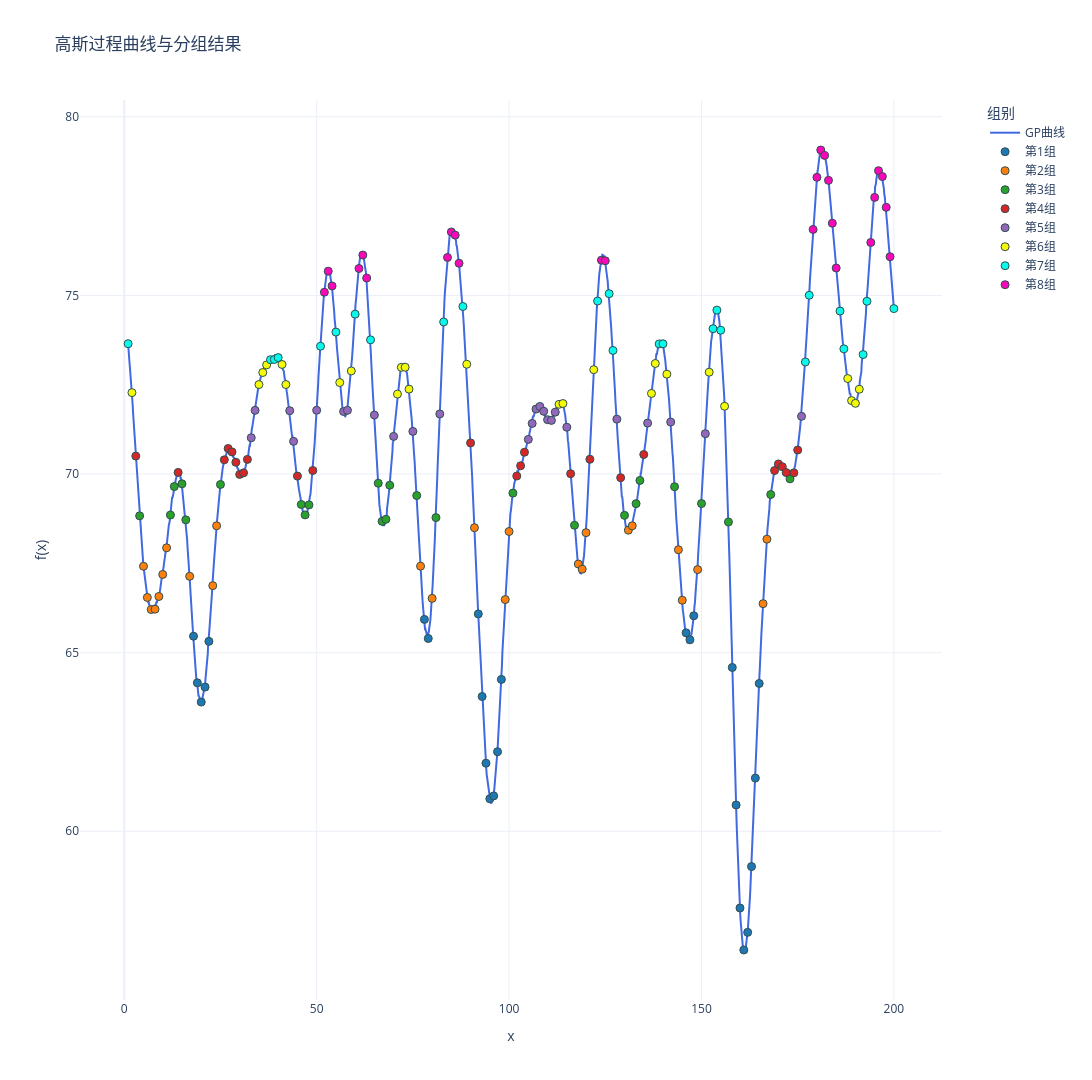

Here is the notebook cell this chart was saved with:
### Code cell
import numpy as np
import plotly.graph_objects as go
from sklearn.gaussian_process import GaussianProcessRegressor
from sklearn.gaussian_process.kernels import RBF, ConstantKernel,WhiteKernel

import sys
import os
# 使用当前工作目录
project_root = os.path.dirname(os.getcwd())  # 获取当前目录的父目录
sys.path.insert(0, project_root)
from util.methods import assign_variances

seed = 15
# 定义核函数
kernel = ConstantKernel(25.0) * RBF(length_scale=4.0) + WhiteKernel(1e-3)
gp = GaussianProcessRegressor(kernel=kernel)

x_dense = np.linspace(1, 200, 2000).reshape(-1, 1)

y_dense = gp.sample_y(x_dense, n_samples=1, random_state=seed).flatten() + 70

# 提取整数点对应的y值
integer_points = np.arange(1, 201)
y_integers = y_dense[np.linspace(0, 1999, 200, dtype=int)]

# 计算整数点的协方差矩阵
cov_matrix = kernel(integer_points.reshape(-1,1))

# 计算相关性矩阵
std_dev = np.sqrt(np.diag(cov_matrix))  
corr_matrix = cov_matrix / np.outer(std_dev, std_dev)  

np.savetxt('Sigma1.txt', cov_matrix, 
           fmt='%.6f',
           header=f'高斯过程协方差矩阵\n核函数: {kernel}')

np.savetxt('correlation_matrix.txt', corr_matrix,
           fmt='%.6f',
           header=f'高斯过程相关性矩阵\n核函数: {kernel}')

np.savetxt('mu.txt', 
           y_integers,
           fmt='%.6f',
           header='真实均值')

# 创建分组标签 (5组，每组10个点)
group_labels = np.floor(np.argsort(np.argsort(y_integers))/25).astype(int)
group_names = [f"第{i+1}组" for i in range(8)]  # 组别名称

fig = go.Figure()

fig.add_trace(go.Scatter(
    x=x_dense.flatten(), 
    y=y_dense,
    mode='lines',
    name='GP曲线',
    line=dict(color='royalblue', width=2)
))

colors = ['#1f77b4', '#ff7f0e', '#2ca02c', '#d62728', '#9467bd', '#f5fa07', '#07faec', '#f808b9']  # 8种不同颜色
for group in range(8):
    mask = (group_labels == group)
    fig.add_trace(go.Scatter(
        x=integer_points[mask],
        y=y_integers[mask],
        mode='markers',
        name=group_names[group],
        marker=dict(
            color=colors[group],
            size=8,
            line=dict(width=1, color='DarkSlateGrey')
    )))

fig.update_layout(
    title='高斯过程曲线与分组结果',
    xaxis_title='x',
    yaxis_title='f(x)',
    template='plotly_white',
    height=1080,
    width=1920,
    legend=dict(
        title='组别',
        x=1.05,
        y=1,
        xanchor='left',
        yanchor='top',
        bgcolor='rgba(255,255,255,0.8)'
    ),
    margin=dict(r=150) 
)

fig.show()

### Figure 1 — Plotly figure (JSON) as saved in the notebook; plotly's stock layout.template omitted (floating-point values rounded to 4 significant figures; data arrays with more than 128 entries replaced by an {"elided": "..."} marker saying what was removed)
{"data": [{"line": {"color": "royalblue", "width": 2}, "mode": "lines", "name": "GP曲线", "type": "scatter", "x": {"elided": "2000 float values"}, "y": {"elided": "2000 float values"}}, {"marker": {"color": "#1f77b4", "line": {"color": "DarkSlateGrey", "width": 1}, "size": 8}, "mode": "markers", "name": "第1组", "type": "scatter", "x": [18, 19, 20, 21, 22, 78, 79, 92, 93, 94, 95, 96, 97, 98, 146, 147, 148, 158, 159, 160, 161, 162, 163, 164, 165], "y": [65.46, 64.15, 63.62, 64.04, 65.32, 65.93, 65.4, 66.08, 63.77, 61.9, 60.91, 60.99, 62.23, 64.25, 65.55, 65.36, 66.03, 64.58, 60.74, 57.85, 56.68, 57.17, 59.01, 61.49, 64.14]}, {"marker": {"color": "#ff7f0e", "line": {"color": "DarkSlateGrey", "width": 1}, "size": 8}, "mode": "markers", "name": "第2组", "type": "scatter", "x": [5, 6, 7, 8, 9, 10, 11, 17, 23, 24, 77, 80, 91, 99, 100, 118, 119, 120, 131, 132, 144, 145, 149, 166, 167], "y": [67.42, 66.54, 66.21, 66.22, 66.57, 67.19, 67.93, 67.14, 66.88, 68.55, 67.42, 66.52, 68.5, 66.49, 68.39, 67.48, 67.34, 68.36, 68.43, 68.55, 67.88, 66.47, 67.32, 66.37, 68.18]}, {"marker": {"color": "#2ca02c", "line": {"color": "DarkSlateGrey", "width": 1}, "size": 8}, "mode": "markers", "name": "第3组", "type": "scatter", "x": [4, 12, 13, 15, 16, 25, 46, 47, 48, 66, 67, 68, 69, 76, 81, 101, 117, 130, 133, 134, 143, 150, 157, 168, 173], "y": [68.83, 68.85, 69.65, 69.73, 68.72, 69.71, 69.15, 68.86, 69.14, 69.74, 68.67, 68.73, 69.69, 69.4, 68.78, 69.47, 68.56, 68.84, 69.17, 69.82, 69.64, 69.17, 68.66, 69.43, 69.86]}, {"marker": {"color": "#d62728", "line": {"color": "DarkSlateGrey", "width": 1}, "size": 8}, "mode": "markers", "name": "第4组", "type": "scatter", "x": [3, 14, 26, 27, 28, 29, 30, 31, 32, 45, 49, 90, 102, 103, 104, 116, 121, 129, 135, 169, 170, 171, 172, 174, 175], "y": [70.5, 70.05, 70.4, 70.71, 70.62, 70.33, 69.99, 70.03, 70.41, 69.94, 70.1, 70.87, 69.94, 70.23, 70.61, 70.01, 70.41, 69.9, 70.55, 70.1, 70.28, 70.2, 70.04, 70.03, 70.67]}, {"marker": {"color": "#9467bd", "line": {"color": "DarkSlateGrey", "width": 1}, "size": 8}, "mode": "markers", "name": "第5组", "type": "scatter", "x": [33, 34, 43, 44, 50, 57, 58, 65, 70, 75, 82, 105, 106, 107, 108, 109, 110, 111, 112, 115, 128, 136, 142, 151, 176], "y": [71.02, 71.78, 71.77, 70.91, 71.78, 71.75, 71.78, 71.65, 71.05, 71.19, 71.68, 70.97, 71.42, 71.82, 71.89, 71.76, 71.52, 71.5, 71.73, 71.31, 71.54, 71.43, 71.45, 71.13, 71.61]}, {"marker": {"color": "#f5fa07", "line": {"color": "DarkSlateGrey", "width": 1}, "size": 8}, "mode": "markers", "name": "第6组", "type": "scatter", "x": [2, 35, 36, 37, 41, 42, 56, 59, 71, 72, 73, 74, 89, 113, 114, 122, 137, 138, 141, 152, 156, 188, 189, 190, 191], "y": [72.28, 72.5, 72.84, 73.05, 73.07, 72.5, 72.56, 72.89, 72.24, 72.99, 72.99, 72.38, 73.07, 71.95, 71.97, 72.92, 72.26, 73.09, 72.8, 72.85, 71.9, 72.67, 72.05, 71.98, 72.37]}, {"marker": {"color": "#07faec", "line": {"color": "DarkSlateGrey", "width": 1}, "size": 8}, "mode": "markers", "name": "第7组", "type": "scatter", "x": [1, 38, 39, 40, 51, 55, 60, 64, 83, 88, 123, 126, 127, 139, 140, 153, 154, 155, 177, 178, 186, 187, 192, 193, 200], "y": [73.65, 73.2, 73.21, 73.26, 73.58, 73.97, 74.48, 73.76, 74.26, 74.69, 74.84, 75.05, 73.46, 73.64, 73.65, 74.07, 74.59, 74.03, 73.14, 75.0, 74.56, 73.5, 73.34, 74.84, 74.63]}, {"marker": {"color": "#f808b9", "line": {"color": "DarkSlateGrey", "width": 1}, "size": 8}, "mode": "markers", "name": "第8组", "type": "scatter", "x": [52, 53, 54, 61, 62, 63, 84, 85, 86, 87, 124, 125, 179, 180, 181, 182, 183, 184, 185, 194, 195, 196, 197, 198, 199], "y": [75.09, 75.68, 75.26, 75.75, 76.13, 75.49, 76.06, 76.78, 76.69, 75.9, 75.99, 75.97, 76.85, 78.31, 79.07, 78.92, 78.22, 77.02, 75.77, 76.48, 77.74, 78.49, 78.33, 77.46, 76.08]}], "layout": {"height": 1080, "legend": {"bgcolor": "rgba(255,255,255,0.8)", "title": {"text": "组别"}, "x": 1.05, "xanchor": "left", "y": 1, "yanchor": "top"}, "margin": {"r": 150}, "title": {"text": "高斯过程曲线与分组结果"}, "width": 1920, "xaxis": {"title": {"text": "x"}}, "yaxis": {"title": {"text": "f(x)"}}}}
